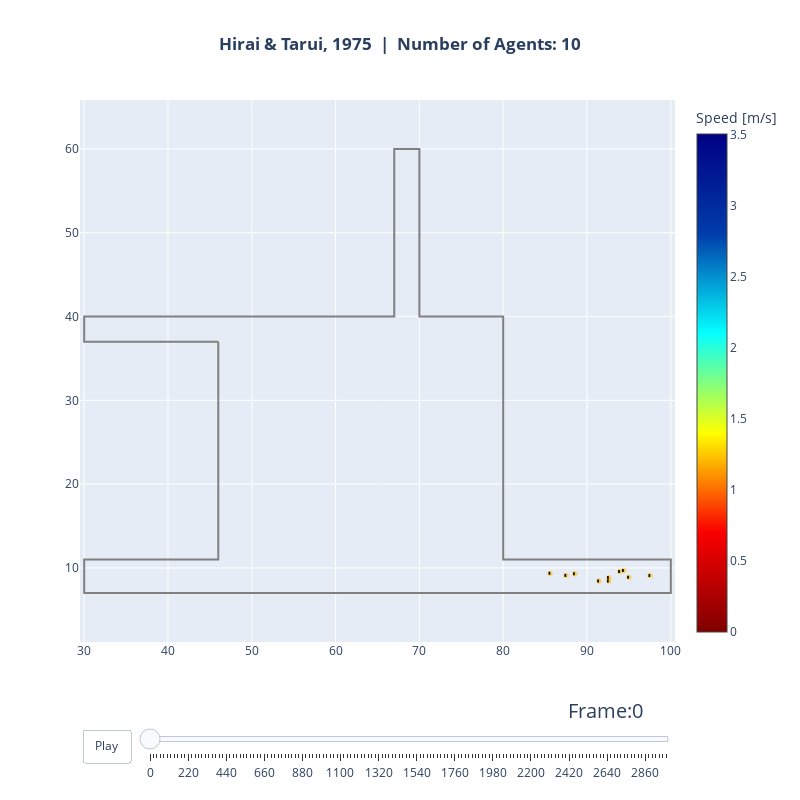

The notebook cell this image was saved under:
### Code cell
animate(data=traj, area=walkable_area, every_nth_frame=20, title_note="Hirai & Tarui, 1975")

### Figure 1 — Plotly figure (JSON) as saved in the notebook; plotly's stock layout.template omitted (floating-point values rounded to 4 significant figures)
{"data": [{"hoverinfo": "name", "line": {"color": "grey"}, "mode": "lines", "name": "Exterior", "showlegend": false, "type": "scatter", "x": [46.0, 30.0, 30.0, 67.0, 67.0, 70.0, 70.0, 80.0, 80.0, 100.0, 100.0, 30.0, 30.0, 46.0, 46.0], "y": [37.0, 37.0, 40.0, 40.0, 60.0, 60.0, 40.0, 40.0, 11.0, 11.0, 7.0, 7.0, 11.0, 11.0, 37.0]}, {"hoverinfo": "none", "marker": {"cmax": 3.503, "cmin": 0, "color": [1.026, 1.047, 1.038, 1.004, 1.028, 1.008, 1.011, 1.017, 1.019, 1.013], "colorbar": {"title": {"text": "Speed [m/s]"}}, "colorscale": [[0, "rgb(128,0,0)"], [0.2, "rgb(250,0,0)"], [0.4, "rgb(255,255,0)"], [0.6, "rgb(5,255,255)"], [0.8, "rgb(0,60,170)"], [1, "rgb(0,0,131)"]], "size": [0.4, 0.4, 0.4, 0.4, 0.4, 0.4, 0.4, 0.4, 0.4, 0.4]}, "mode": "markers", "showlegend": false, "text": [1.026, 1.047, 1.038, 1.004, 1.028, 1.008, 1.011, 1.017, 1.019, 1.013], "type": "scatter", "x": [88.54, 97.54, 85.61, 93.92, 92.6, 94.39, 91.42, 95.0, 87.51, 92.59], "y": [9.305, 9.098, 9.351, 9.573, 8.843, 9.688, 8.439, 8.886, 9.11, 8.435]}, {"hoverinfo": "text", "marker": {"opacity": 1, "size": 1}, "mode": "markers", "showlegend": false, "text": ["ID: 0, Pos(88.54,9.30)"], "type": "scatter", "x": [88.54], "y": [9.305]}, {"hoverinfo": "text", "marker": {"opacity": 1, "size": 1}, "mode": "markers", "showlegend": false, "text": ["ID: 1, Pos(97.54,9.10)"], "type": "scatter", "x": [97.54], "y": [9.098]}, {"hoverinfo": "text", "marker": {"opacity": 1, "size": 1}, "mode": "markers", "showlegend": false, "text": ["ID: 2, Pos(85.61,9.35)"], "type": "scatter", "x": [85.61], "y": [9.351]}, {"hoverinfo": "text", "marker": {"opacity": 1, "size": 1}, "mode": "markers", "showlegend": false, "text": ["ID: 3, Pos(93.92,9.57)"], "type": "scatter", "x": [93.92], "y": [9.573]}, {"hoverinfo": "text", "marker": {"opacity": 1, "size": 1}, "mode": "markers", "showlegend": false, "text": ["ID: 4, Pos(92.60,8.84)"], "type": "scatter", "x": [92.6], "y": [8.843]}, {"hoverinfo": "text", "marker": {"opacity": 1, "size": 1}, "mode": "markers", "showlegend": false, "text": ["ID: 5, Pos(94.39,9.69)"], "type": "scatter", "x": [94.39], "y": [9.688]}, {"hoverinfo": "text", "marker": {"opacity": 1, "size": 1}, "mode": "markers", "showlegend": false, "text": ["ID: 6, Pos(91.42,8.44)"], "type": "scatter", "x": [91.42], "y": [8.439]}, {"hoverinfo": "text", "marker": {"opacity": 1, "size": 1}, "mode": "markers", "showlegend": false, "text": ["ID: 7, Pos(95.00,8.89)"], "type": "scatter", "x": [95.0], "y": [8.886]}, {"hoverinfo": "text", "marker": {"opacity": 1, "size": 1}, "mode": "markers", "showlegend": false, "text": ["ID: 8, Pos(87.51,9.11)"], "type": "scatter", "x": [87.51], "y": [9.11]}, {"hoverinfo": "text", "marker": {"opacity": 1, "size": 1}, "mode": "markers", "showlegend": false, "text": ["ID: 9, Pos(92.59,8.44)"], "type": "scatter", "x": [92.59], "y": [8.435]}], "layout": {"autosize": false, "height": 800, "shapes": [{"fillcolor": "rgba(255, 189, 0, 0.5)", "line": {"color": "rgba(255, 189, 0, 0.5)"}, "type": "circle", "x0": 88.34, "x1": 88.74, "xref": "x", "y0": 9.105, "y1": 9.505, "yref": "y"}, {"fillcolor": "rgba(255, 196, 0, 0.5)", "line": {"color": "rgba(255, 196, 0, 0.5)"}, "type": "circle", "x0": 97.34, "x1": 97.74, "xref": "x", "y0": 8.898, "y1": 9.298, "yref": "y"}, {"fillcolor": "rgba(255, 193, 0, 0.5)", "line": {"color": "rgba(255, 193, 0, 0.5)"}, "type": "circle", "x0": 85.41, "x1": 85.81, "xref": "x", "y0": 9.151, "y1": 9.551, "yref": "y"}, {"fillcolor": "rgba(255, 185, 0, 0.5)", "line": {"color": "rgba(255, 185, 0, 0.5)"}, "type": "circle", "x0": 93.72, "x1": 94.12, "xref": "x", "y0": 9.373, "y1": 9.773, "yref": "y"}, {"fillcolor": "rgba(255, 193, 0, 0.5)", "line": {"color": "rgba(255, 193, 0, 0.5)"}, "type": "circle", "x0": 92.4, "x1": 92.8, "xref": "x", "y0": 8.643, "y1": 9.043, "yref": "y"}, {"fillcolor": "rgba(255, 185, 0, 0.5)", "line": {"color": "rgba(255, 185, 0, 0.5)"}, "type": "circle", "x0": 94.19, "x1": 94.59, "xref": "x", "y0": 9.488, "y1": 9.888, "yref": "y"}, {"fillcolor": "rgba(255, 185, 0, 0.5)", "line": {"color": "rgba(255, 185, 0, 0.5)"}, "type": "circle", "x0": 91.22, "x1": 91.62, "xref": "x", "y0": 8.239, "y1": 8.639, "yref": "y"}, {"fillcolor": "rgba(255, 189, 0, 0.5)", "line": {"color": "rgba(255, 189, 0, 0.5)"}, "type": "circle", "x0": 94.8, "x1": 95.2, "xref": "x", "y0": 8.686, "y1": 9.086, "yref": "y"}, {"fillcolor": "rgba(255, 189, 0, 0.5)", "line": {"color": "rgba(255, 189, 0, 0.5)"}, "type": "circle", "x0": 87.31, "x1": 87.71, "xref": "x", "y0": 8.91, "y1": 9.31, "yref": "y"}, {"fillcolor": "rgba(255, 185, 0, 0.5)", "line": {"color": "rgba(255, 185, 0, 0.5)"}, "type": "circle", "x0": 92.39, "x1": 92.79, "xref": "x", "y0": 8.235, "y1": 8.635, "yref": "y"}, {"line": {"color": "black", "width": 3}, "type": "line", "x0": 88.54, "x1": 88.34, "y0": 9.305, "y1": 9.307}, {"line": {"color": "black", "width": 3}, "type": "line", "x0": 97.54, "x1": 97.34, "y0": 9.098, "y1": 9.101}, {"line": {"color": "black", "width": 3}, "type": "line", "x0": 85.61, "x1": 85.41, "y0": 9.351, "y1": 9.353}, {"line": {"color": "black", "width": 3}, "type": "line", "x0": 93.92, "x1": 93.72, "y0": 9.573, "y1": 9.576}, {"line": {"color": "black", "width": 3}, "type": "line", "x0": 92.6, "x1": 92.4, "y0": 8.843, "y1": 8.845}, {"line": {"color": "black", "width": 3}, "type": "line", "x0": 94.39, "x1": 94.19, "y0": 9.688, "y1": 9.69}, {"line": {"color": "black", "width": 3}, "type": "line", "x0": 91.42, "x1": 91.22, "y0": 8.439, "y1": 8.442}, {"line": {"color": "black", "width": 3}, "type": "line", "x0": 95.0, "x1": 94.8, "y0": 8.886, "y1": 8.886}, {"line": {"color": "black", "width": 3}, "type": "line", "x0": 87.51, "x1": 87.31, "y0": 9.11, "y1": 9.113}, {"line": {"color": "black", "width": 3}, "type": "line", "x0": 92.59, "x1": 92.39, "y0": 8.435, "y1": 8.438}], "sliders": [{"active": 0, "currentvalue": {"font": {"size": 20}, "prefix": "Frame:", "visible": true, "xanchor": "right"}, "len": 0.9, "pad": {"b": 10, "t": 50}, "steps": [{"args": [["0"], {"frame": {"duration": 100, "redraw": true}, "mode": "immediate", "transition": {"duration": 500}}], "label": "0", "method": "animate"}, {"args": [["20"], {"frame": {"duration": 100, "redraw": true}, "mode": "immediate", "transition": {"duration": 500}}], "label": "20", "method": "animate"}, {"args": [["40"], {"frame": {"duration": 100, "redraw": true}, "mode": "immediate", "transition": {"duration": 500}}], "label": "40", "method": "animate"}, {"args": [["60"], {"frame": {"duration": 100, "redraw": true}, "mode": "immediate", "transition": {"duration": 500}}], "label": "60", "method": "animate"}, {"args": [["80"], {"frame": {"duration": 100, "redraw": true}, "mode": "immediate", "transition": {"duration": 500}}], "label": "80", "method": "animate"}, {"args": [["100"], {"frame": {"duration": 100, "redraw": true}, "mode": "immediate", "transition": {"duration": 500}}], "label": "100", "method": "animate"}, {"args": [["120"], {"frame": {"duration": 100, "redraw": true}, "mode": "immediate", "transition": {"duration": 500}}], "label": "120", "method": "animate"}, {"args": [["140"], {"frame": {"duration": 100, "redraw": true}, "mode": "immediate", "transition": {"duration": 500}}], "label": "140", "method": "animate"}, {"args": [["160"], {"frame": {"duration": 100, "redraw": true}, "mode": "immediate", "transition": {"duration": 500}}], "label": "160", "method": "animate"}, {"args": [["180"], {"frame": {"duration": 100, "redraw": true}, "mode": "immediate", "transition": {"duration": 500}}], "label": "180", "method": "animate"}, {"args": [["200"], {"frame": {"duration": 100, "redraw": true}, "mode": "immediate", "transition": {"duration": 500}}], "label": "200", "method": "animate"}, {"args": [["220"], {"frame": {"duration": 100, "redraw": true}, "mode": "immediate", "transition": {"duration": 500}}], "label": "220", "method": "animate"}, {"args": [["240"], {"frame": {"duration": 100, "redraw": true}, "mode": "immediate", "transition": {"duration": 500}}], "label": "240", "method": "animate"}, {"args": [["260"], {"frame": {"duration": 100, "redraw": true}, "mode": "immediate", "transition": {"duration": 500}}], "label": "260", "method": "animate"}, {"args": [["280"], {"frame": {"duration": 100, "redraw": true}, "mode": "immediate", "transition": {"duration": 500}}], "label": "280", "method": "animate"}, {"args": [["300"], {"frame": {"duration": 100, "redraw": true}, "mode": "immediate", "transition": {"duration": 500}}], "label": "300", "method": "animate"}, {"args": [["320"], {"frame": {"duration": 100, "redraw": true}, "mode": "immediate", "transition": {"duration": 500}}], "label": "320", "method": "animate"}, {"args": [["340"], {"frame": {"duration": 100, "redraw": true}, "mode": "immediate", "transition": {"duration": 500}}], "label": "340", "method": "animate"}, {"args": [["360"], {"frame": {"duration": 100, "redraw": true}, "mode": "immediate", "transition": {"duration": 500}}], "label": "360", "method": "animate"}, {"args": [["380"], {"frame": {"duration": 100, "redraw": true}, "mode": "immediate", "transition": {"duration": 500}}], "label": "380", "method": "animate"}, {"args": [["400"], {"frame": {"duration": 100, "redraw": true}, "mode": "immediate", "transition": {"duration": 500}}], "label": "400", "method": "animate"}, {"args": [["420"], {"frame": {"duration": 100, "redraw": true}, "mode": "immediate", "transition": {"duration": 500}}], "label": "420", "method": "animate"}, {"args": [["440"], {"frame": {"duration": 100, "redraw": true}, "mode": "immediate", "transition": {"duration": 500}}], "label": "440", "method": "animate"}, {"args": [["460"], {"frame": {"duration": 100, "redraw": true}, "mode": "immediate", "transition": {"duration": 500}}], "label": "460", "method": "animate"}, {"args": [["480"], {"frame": {"duration": 100, "redraw": true}, "mode": "immediate", "transition": {"duration": 500}}], "label": "480", "method": "animate"}, {"args": [["500"], {"frame": {"duration": 100, "redraw": true}, "mode": "immediate", "transition": {"duration": 500}}], "label": "500", "method": "animate"}, {"args": [["520"], {"frame": {"duration": 100, "redraw": true}, "mode": "immediate", "transition": {"duration": 500}}], "label": "520", "method": "animate"}, {"args": [["540"], {"frame": {"duration": 100, "redraw": true}, "mode": "immediate", "transition": {"duration": 500}}], "label": "540", "method": "animate"}, {"args": [["560"], {"frame": {"duration": 100, "redraw": true}, "mode": "immediate", "transition": {"duration": 500}}], "label": "560", "method": "animate"}, {"args": [["580"], {"frame": {"duration": 100, "redraw": true}, "mode": "immediate", "transition": {"duration": 500}}], "label": "580", "method": "animate"}, {"args": [["600"], {"frame": {"duration": 100, "redraw": true}, "mode": "immediate", "transition": {"duration": 500}}], "label": "600", "method": "animate"}, {"args": [["620"], {"frame": {"duration": 100, "redraw": true}, "mode": "immediate", "transition": {"duration": 500}}], "label": "620", "method": "animate"}, {"args": [["640"], {"frame": {"duration": 100, "redraw": true}, "mode": "immediate", "transition": {"duration": 500}}], "label": "640", "method": "animate"}, {"args": [["660"], {"frame": {"duration": 100, "redraw": true}, "mode": "immediate", "transition": {"duration": 500}}], "label": "660", "method": "animate"}, {"args": [["680"], {"frame": {"duration": 100, "redraw": true}, "mode": "immediate", "transition": {"duration": 500}}], "label": "680", "method": "animate"}, {"args": [["700"], {"frame": {"duration": 100, "redraw": true}, "mode": "immediate", "transition": {"duration": 500}}], "label": "700", "method": "animate"}, {"args": [["720"], {"frame": {"duration": 100, "redraw": true}, "mode": "immediate", "transition": {"duration": 500}}], "label": "720", "method": "animate"}, {"args": [["740"], {"frame": {"duration": 100, "redraw": true}, "mode": "immediate", "transition": {"duration": 500}}], "label": "740", "method": "animate"}, {"args": [["760"], {"frame": {"duration": 100, "redraw": true}, "mode": "immediate", "transition": {"duration": 500}}], "label": "760", "method": "animate"}, {"args": [["780"], {"frame": {"duration": 100, "redraw": true}, "mode": "immediate", "transition": {"duration": 500}}], "label": "780", "method": "animate"}, {"args": [["800"], {"frame": {"duration": 100, "redraw": true}, "mode": "immediate", "transition": {"duration": 500}}], "label": "800", "method": "animate"}, {"args": [["820"], {"frame": {"duration": 100, "redraw": true}, "mode": "immediate", "transition": {"duration": 500}}], "label": "820", "method": "animate"}, {"args": [["840"], {"frame": {"duration": 100, "redraw": true}, "mode": "immediate", "transition": {"duration": 500}}], "label": "840", "method": "animate"}, {"args": [["860"], {"frame": {"duration": 100, "redraw": true}, "mode": "immediate", "transition": {"duration": 500}}], "label": "860", "method": "animate"}, {"args": [["880"], {"frame": {"duration": 100, "redraw": true}, "mode": "immediate", "transition": {"duration": 500}}], "label": "880", "method": "animate"}, {"args": [["900"], {"frame": {"duration": 100, "redraw": true}, "mode": "immediate", "transition": {"duration": 500}}], "label": "900", "method": "animate"}, {"args": [["920"], {"frame": {"duration": 100, "redraw": true}, "mode": "immediate", "transition": {"duration": 500}}], "label": "920", "method": "animate"}, {"args": [["940"], {"frame": {"duration": 100, "redraw": true}, "mode": "immediate", "transition": {"duration": 500}}], "label": "940", "method": "animate"}, {"args": [["960"], {"frame": {"duration": 100, "redraw": true}, "mode": "immediate", "transition": {"duration": 500}}], "label": "960", "method": "animate"}, {"args": [["980"], {"frame": {"duration": 100, "redraw": true}, "mode": "immediate", "transition": {"duration": 500}}], "label": "980", "method": "animate"}, {"args": [["1000"], {"frame": {"duration": 100, "redraw": true}, "mode": "immediate", "transition": {"duration": 500}}], "label": "1000", "method": "animate"}, {"args": [["1020"], {"frame": {"duration": 100, "redraw": true}, "mode": "immediate", "transition": {"duration": 500}}], "label": "1020", "method": "animate"}, {"args": [["1040"], {"frame": {"duration": 100, "redraw": true}, "mode": "immediate", "transition": {"duration": 500}}], "label": "1040", "method": "animate"}, {"args": [["1060"], {"frame": {"duration": 100, "redraw": true}, "mode": "immediate", "transition": {"duration": 500}}], "label": "1060", "method": "animate"}, {"args": [["1080"], {"frame": {"duration": 100, "redraw": true}, "mode": "immediate", "transition": {"duration": 500}}], "label": "1080", "method": "animate"}, {"args": [["1100"], {"frame": {"duration": 100, "redraw": true}, "mode": "immediate", "transition": {"duration": 500}}], "label": "1100", "method": "animate"}, {"args": [["1120"], {"frame": {"duration": 100, "redraw": true}, "mode": "immediate", "transition": {"duration": 500}}], "label": "1120", "method": "animate"}, {"args": [["1140"], {"frame": {"duration": 100, "redraw": true}, "mode": "immediate", "transition": {"duration": 500}}], "label": "1140", "method": "animate"}, {"args": [["1160"], {"frame": {"duration": 100, "redraw": true}, "mode": "immediate", "transition": {"duration": 500}}], "label": "1160", "method": "animate"}, {"args": [["1180"], {"frame": {"duration": 100, "redraw": true}, "mode": "immediate", "transition": {"duration": 500}}], "label": "1180", "method": "animate"}, {"args": [["1200"], {"frame": {"duration": 100, "redraw": true}, "mode": "immediate", "transition": {"duration": 500}}], "label": "1200", "method": "animate"}, {"args": [["1220"], {"frame": {"duration": 100, "redraw": true}, "mode": "immediate", "transition": {"duration": 500}}], "label": "1220", "method": "animate"}, {"args": [["1240"], {"frame": {"duration": 100, "redraw": true}, "mode": "immediate", "transition": {"duration": 500}}], "label": "1240", "method": "animate"}, {"args": [["1260"], {"frame": {"duration": 100, "redraw": true}, "mode": "immediate", "transition": {"duration": 500}}], "label": "1260", "method": "animate"}, {"args": [["1280"], {"frame": {"duration": 100, "redraw": true}, "mode": "immediate", "transition": {"duration": 500}}], "label": "1280", "method": "animate"}, {"args": [["1300"], {"frame": {"duration": 100, "redraw": true}, "mode": "immediate", "transition": {"duration": 500}}], "label": "1300", "method": "animate"}, {"args": [["1320"], {"frame": {"duration": 100, "redraw": true}, "mode": "immediate", "transition": {"duration": 500}}], "label": "1320", "method": "animate"}, {"args": [["1340"], {"frame": {"duration": 100, "redraw": true}, "mode": "immediate", "transition": {"duration": 500}}], "label": "1340", "method": "animate"}, {"args": [["1360"], {"frame": {"duration": 100, "redraw": true}, "mode": "immediate", "transition": {"duration": 500}}], "label": "1360", "method": "animate"}, {"args": [["1380"], {"frame": {"duration": 100, "redraw": true}, "mode": "immediate", "transition": {"duration": 500}}], "label": "1380", "method": "animate"}, {"args": [["1400"], {"frame": {"duration": 100, "redraw": true}, "mode": "immediate", "transition": {"duration": 500}}], "label": "1400", "method": "animate"}, {"args": [["1420"], {"frame": {"duration": 100, "redraw": true}, "mode": "immediate", "transition": {"duration": 500}}], "label": "1420", "method": "animate"}, {"args": [["1440"], {"frame": {"duration": 100, "redraw": true}, "mode": "immediate", "transition": {"duration": 500}}], "label": "1440", "method": "animate"}, {"args": [["1460"], {"frame": {"duration": 100, "redraw": true}, "mode": "immediate", "transition": {"duration": 500}}], "label": "1460", "method": "animate"}, {"args": [["1480"], {"frame": {"duration": 100, "redraw": true}, "mode": "immediate", "transition": {"duration": 500}}], "label": "1480", "method": "animate"}, {"args": [["1500"], {"frame": {"duration": 100, "redraw": true}, "mode": "immediate", "transition": {"duration": 500}}], "label": "1500", "method": "animate"}, {"args": [["1520"], {"frame": {"duration": 100, "redraw": true}, "mode": "immediate", "transition": {"duration": 500}}], "label": "1520", "method": "animate"}, {"args": [["1540"], {"frame": {"duration": 100, "redraw": true}, "mode": "immediate", "transition": {"duration": 500}}], "label": "1540", "method": "animate"}, {"args": [["1560"], {"frame": {"duration": 100, "redraw": true}, "mode": "immediate", "transition": {"duration": 500}}], "label": "1560", "method": "animate"}, {"args": [["1580"], {"frame": {"duration": 100, "redraw": true}, "mode": "immediate", "transition": {"duration": 500}}], "label": "1580", "method": "animate"}, {"args": [["1600"], {"frame": {"duration": 100, "redraw": true}, "mode": "immediate", "transition": {"duration": 500}}], "label": "1600", "method": "animate"}, {"args": [["1620"], {"frame": {"duration": 100, "redraw": true}, "mode": "immediate", "transition": {"duration": 500}}], "label": "1620", "method": "animate"}, {"args": [["1640"], {"frame": {"duration": 100, "redraw": true}, "mode": "immediate", "transition": {"duration": 500}}], "label": "1640", "method": "animate"}, {"args": [["1660"], {"frame": {"duration": 100, "redraw": true}, "mode": "immediate", "transition": {"duration": 500}}], "label": "1660", "method": "animate"}, {"args": [["1680"], {"frame": {"duration": 100, "redraw": true}, "mode": "immediate", "transition": {"duration": 500}}], "label": "1680", "method": "animate"}, {"args": [["1700"], {"frame": {"duration": 100, "redraw": true}, "mode": "immediate", "transition": {"duration": 500}}], "label": "1700", "method": "animate"}, {"args": [["1720"], {"frame": {"duration": 100, "redraw": true}, "mode": "immediate", "transition": {"duration": 500}}], "label": "1720", "method": "animate"}, {"args": [["1740"], {"frame": {"duration": 100, "redraw": true}, "mode": "immediate", "transition": {"duration": 500}}], "label": "1740", "method": "animate"}, {"args": [["1760"], {"frame": {"duration": 100, "redraw": true}, "mode": "immediate", "transition": {"duration": 500}}], "label": "1760", "method": "animate"}, {"args": [["1780"], {"frame": {"duration": 100, "redraw": true}, "mode": "immediate", "transition": {"duration": 500}}], "label": "1780", "method": "animate"}, {"args": [["1800"], {"frame": {"duration": 100, "redraw": true}, "mode": "immediate", "transition": {"duration": 500}}], "label": "1800", "method": "animate"}, {"args": [["1820"], {"frame": {"duration": 100, "redraw": true}, "mode": "immediate", "transition": {"duration": 500}}], "label": "1820", "method": "animate"}, {"args": [["1840"], {"frame": {"duration": 100, "redraw": true}, "mode": "immediate", "transition": {"duration": 500}}], "label": "1840", "method": "animate"}, {"args": [["1860"], {"frame": {"duration": 100, "redraw": true}, "mode": "immediate", "transition": {"duration": 500}}], "label": "1860", "method": "animate"}, {"args": [["1880"], {"frame": {"duration": 100, "redraw": true}, "mode": "immediate", "transition": {"duration": 500}}], "label": "1880", "method": "animate"}, {"args": [["1900"], {"frame": {"duration": 100, "redraw": true}, "mode": "immediate", "transition": {"duration": 500}}], "label": "1900", "method": "animate"}, {"args": [["1920"], {"frame": {"duration": 100, "redraw": true}, "mode": "immediate", "transition": {"duration": 500}}], "label": "1920", "method": "animate"}, {"args": [["1940"], {"frame": {"duration": 100, "redraw": true}, "mode": "immediate", "transition": {"duration": 500}}], "label": "1940", "method": "animate"}, {"args": [["1960"], {"frame": {"duration": 100, "redraw": true}, "mode": "immediate", "transition": {"duration": 500}}], "label": "1960", "method": "animate"}, {"args": [["1980"], {"frame": {"duration": 100, "redraw": true}, "mode": "immediate", "transition": {"duration": 500}}], "label": "1980", "method": "animate"}, {"args": [["2000"], {"frame": {"duration": 100, "redraw": true}, "mode": "immediate", "transition": {"duration": 500}}], "label": "2000", "method": "animate"}, {"args": [["2020"], {"frame": {"duration": 100, "redraw": true}, "mode": "immediate", "transition": {"duration": 500}}], "label": "2020", "method": "animate"}, {"args": [["2040"], {"frame": {"duration": 100, "redraw": true}, "mode": "immediate", "transition": {"duration": 500}}], "label": "2040", "method": "animate"}, {"args": [["2060"], {"frame": {"duration": 100, "redraw": true}, "mode": "immediate", "transition": {"duration": 500}}], "label": "2060", "method": "animate"}, {"args": [["2080"], {"frame": {"duration": 100, "redraw": true}, "mode": "immediate", "transition": {"duration": 500}}], "label": "2080", "method": "animate"}, {"args": [["2100"], {"frame": {"duration": 100, "redraw": true}, "mode": "immediate", "transition": {"duration": 500}}], "label": "2100", "method": "animate"}, {"args": [["2120"], {"frame": {"duration": 100, "redraw": true}, "mode": "immediate", "transition": {"duration": 500}}], "label": "2120", "method": "animate"}, {"args": [["2140"], {"frame": {"duration": 100, "redraw": true}, "mode": "immediate", "transition": {"duration": 500}}], "label": "2140", "method": "animate"}, {"args": [["2160"], {"frame": {"duration": 100, "redraw": true}, "mode": "immediate", "transition": {"duration": 500}}], "label": "2160", "method": "animate"}, {"args": [["2180"], {"frame": {"duration": 100, "redraw": true}, "mode": "immediate", "transition": {"duration": 500}}], "label": "2180", "method": "animate"}, {"args": [["2200"], {"frame": {"duration": 100, "redraw": true}, "mode": "immediate", "transition": {"duration": 500}}], "label": "2200", "method": "animate"}, {"args": [["2220"], {"frame": {"duration": 100, "redraw": true}, "mode": "immediate", "transition": {"duration": 500}}], "label": "2220", "method": "animate"}, {"args": [["2240"], {"frame": {"duration": 100, "redraw": true}, "mode": "immediate", "transition": {"duration": 500}}], "label": "2240", "method": "animate"}, {"args": [["2260"], {"frame": {"duration": 100, "redraw": true}, "mode": "immediate", "transition": {"duration": 500}}], "label": "2260", "method": "animate"}, {"args": [["2280"], {"frame": {"duration": 100, "redraw": true}, "mode": "immediate", "transition": {"duration": 500}}], "label": "2280", "method": "animate"}, {"args": [["2300"], {"frame": {"duration": 100, "redraw": true}, "mode": "immediate", "transition": {"duration": 500}}], "label": "2300", "method": "animate"}, {"args": [["2320"], {"frame": {"duration": 100, "redraw": true}, "mode": "immediate", "transition": {"duration": 500}}], "label": "2320", "method": "animate"}, {"args": [["2340"], {"frame": {"duration": 100, "redraw": true}, "mode": "immediate", "transition": {"duration": 500}}], "label": "2340", "method": "animate"}, {"args": [["2360"], {"frame": {"duration": 100, "redraw": true}, "mode": "immediate", "transition": {"duration": 500}}], "label": "2360", "method": "animate"}, {"args": [["2380"], {"frame": {"duration": 100, "redraw": true}, "mode": "immediate", "transition": {"duration": 500}}], "label": "2380", "method": "animate"}, {"args": [["2400"], {"frame": {"duration": 100, "redraw": true}, "mode": "immediate", "transition": {"duration": 500}}], "label": "2400", "method": "animate"}, {"args": [["2420"], {"frame": {"duration": 100, "redraw": true}, "mode": "immediate", "transition": {"duration": 500}}], "label": "2420", "method": "animate"}, {"args": [["2440"], {"frame": {"duration": 100, "redraw": true}, "mode": "immediate", "transition": {"duration": 500}}], "label": "2440", "method": "animate"}, {"args": [["2460"], {"frame": {"duration": 100, "redraw": true}, "mode": "immediate", "transition": {"duration": 500}}], "label": "2460", "method": "animate"}, {"args": [["2480"], {"frame": {"duration": 100, "redraw": true}, "mode": "immediate", "transition": {"duration": 500}}], "label": "2480", "method": "animate"}, {"args": [["2500"], {"frame": {"duration": 100, "redraw": true}, "mode": "immediate", "transition": {"duration": 500}}], "label": "2500", "method": "animate"}, {"args": [["2520"], {"frame": {"duration": 100, "redraw": true}, "mode": "immediate", "transition": {"duration": 500}}], "label": "2520", "method": "animate"}, {"args": [["2540"], {"frame": {"duration": 100, "redraw": true}, "mode": "immediate", "transition": {"duration": 500}}], "label": "2540", "method": "animate"}, {"args": [["2560"], {"frame": {"duration": 100, "redraw": true}, "mode": "immediate", "transition": {"duration": 500}}], "label": "2560", "method": "animate"}, {"args": [["2580"], {"frame": {"duration": 100, "redraw": true}, "mode": "immediate", "transition": {"duration": 500}}], "label": "2580", "method": "animate"}, {"args": [["2600"], {"frame": {"duration": 100, "redraw": true}, "mode": "immediate", "transition": {"duration": 500}}], "label": "2600", "method": "animate"}, {"args": [["2620"], {"frame": {"duration": 100, "redraw": true}, "mode": "immediate", "transition": {"duration": 500}}], "label": "2620", "method": "animate"}, {"args": [["2640"], {"frame": {"duration": 100, "redraw": true}, "mode": "immediate", "transition": {"duration": 500}}], "label": "2640", "method": "animate"}, {"args": [["2660"], {"frame": {"duration": 100, "redraw": true}, "mode": "immediate", "transition": {"duration": 500}}], "label": "2660", "method": "animate"}, {"args": [["2680"], {"frame": {"duration": 100, "redraw": true}, "mode": "immediate", "transition": {"duration": 500}}], "label": "2680", "method": "animate"}, {"args": [["2700"], {"frame": {"duration": 100, "redraw": true}, "mode": "immediate", "transition": {"duration": 500}}], "label": "2700", "method": "animate"}, {"args": [["2720"], {"frame": {"duration": 100, "redraw": true}, "mode": "immediate", "transition": {"duration": 500}}], "label": "2720", "method": "animate"}, {"args": [["2740"], {"frame": {"duration": 100, "redraw": true}, "mode": "immediate", "transition": {"duration": 500}}], "label": "2740", "method": "animate"}, {"args": [["2760"], {"frame": {"duration": 100, "redraw": true}, "mode": "immediate", "transition": {"duration": 500}}], "label": "2760", "method": "animate"}, {"args": [["2780"], {"frame": {"duration": 100, "redraw": true}, "mode": "immediate", "transition": {"duration": 500}}], "label": "2780", "method": "animate"}, {"args": [["2800"], {"frame": {"duration": 100, "redraw": true}, "mode": "immediate", "transition": {"duration": 500}}], "label": "2800", "method": "animate"}, {"args": [["2820"], {"frame": {"duration": 100, "redraw": true}, "mode": "immediate", "transition": {"duration": 500}}], "label": "2820", "method": "animate"}, {"args": [["2840"], {"frame": {"duration": 100, "redraw": true}, "mode": "immediate", "transition": {"duration": 500}}], "label": "2840", "method": "animate"}, {"args": [["2860"], {"frame": {"duration": 100, "redraw": true}, "mode": "immediate", "transition": {"duration": 500}}], "label": "2860", "method": "animate"}, {"args": [["2880"], {"frame": {"duration": 100, "redraw": true}, "mode": "immediate", "transition": {"duration": 500}}], "label": "2880", "method": "animate"}, {"args": [["2900"], {"frame": {"duration": 100, "redraw": true}, "mode": "immediate", "transition": {"duration": 500}}], "label": "2900", "method": "animate"}, {"args": [["2920"], {"frame": {"duration": 100, "redraw": true}, "mode": "immediate", "transition": {"duration": 500}}], "label": "2920", "method": "animate"}, {"args": [["2940"], {"frame": {"duration": 100, "redraw": true}, "mode": "immediate", "transition": {"duration": 500}}], "label": "2940", "method": "animate"}, {"args": [["2960"], {"frame": {"duration": 100, "redraw": true}, "mode": "immediate", "transition": {"duration": 500}}], "label": "2960", "method": "animate"}, {"args": [["2980"], {"frame": {"duration": 100, "redraw": true}, "mode": "immediate", "transition": {"duration": 500}}], "label": "2980", "method": "animate"}], "transition": {"duration": 100, "easing": "cubic-in-out"}, "x": 0.1, "xanchor": "left", "y": 0, "yanchor": "top"}], "title": {"text": "<b>Hirai & Tarui, 1975  |  Number of Agents: 10</b>", "x": 0.5}, "updatemenus": [{"buttons": [{"args": [null, {"frame": {"duration": 100, "redraw": true}, "fromcurrent": true}], "label": "Play", "method": "animate"}], "direction": "left", "pad": {"r": 10, "t": 87}, "showactive": false, "type": "buttons", "x": 0.1, "xanchor": "right", "y": 0, "yanchor": "top"}], "width": 800, "xaxis": {"range": [29.5, 100.5]}, "yaxis": {"range": [6.5, 60.5], "scaleanchor": "x", "scaleratio": 1}}}
